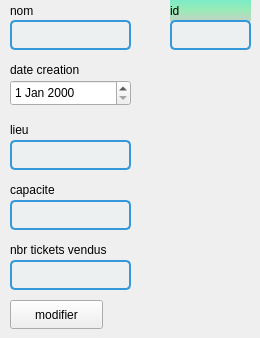
           <widget class="QWidget" name="modifier">
            <attribute name="title">
             <string>modifier</string>
            </attribute>
            <widget class="QLabel" name="label_12">
             <property name="geometry">
              <rect>
               <x>10</x>
               <y>0</y>
               <width>121</width>
               <height>21</height>
              </rect>
             </property>
             <property name="text">
              <string>nom</string>
             </property>
            </widget>
            <widget class="QLineEdit" name="lineEdit_nom2">
             <property name="geometry">
              <rect>
               <x>10</x>
               <y>20</y>
               <width>121</width>
               <height>30</height>
              </rect>
             </property>
             <property name="styleSheet">
              <string notr="true">border: 2px solid #3498db;
    border-radius: 5px;
    padding: 5px;
    font-size: 14px;
    color: #2c3e50;
    background-color: #ecf0f1;</string>
             </property>
            </widget>
            <widget class="QLabel" name="label_19">
             <property name="geometry">
              <rect>
               <x>10</x>
               <y>60</y>
               <width>121</width>
               <height>20</height>
              </rect>
             </property>
             <property name="text">
              <string>date creation</string>
             </property>
            </widget>
            <widget class="QDateEdit" name="dateEdit_creation2">
             <property name="geometry">
              <rect>
               <x>10</x>
               <y>80</y>
               <width>121</width>
               <height>26</height>
              </rect>
             </property>
            </widget>
            <widget class="QLabel" name="label_20">
             <property name="geometry">
              <rect>
               <x>10</x>
               <y>120</y>
               <width>121</width>
               <height>20</height>
              </rect>
             </property>
             <property name="text">
              <string>lieu</string>
             </property>
            </widget>
            <widget class="QLineEdit" name="lineEdit_lieu2">
             <property name="geometry">
              <rect>
               <x>10</x>
               <y>140</y>
               <width>121</width>
               <height>30</height>
              </rect>
             </property>
             <property name="styleSheet">
              <string notr="true">border: 2px solid #3498db;
    border-radius: 5px;
    padding: 5px;
    font-size: 14px;
    color: #2c3e50;
    background-color: #ecf0f1;</string>
             </property>
            </widget>
            <widget class="QLabel" name="label_21">
             <property name="geometry">
              <rect>
               <x>10</x>
               <y>180</y>
               <width>121</width>
               <height>20</height>
              </rect>
             </property>
             <property name="text">
              <string>capacite</string>
             </property>
            </widget>
            <widget class="QLineEdit" name="lineEdit_capacite2">
             <property name="geometry">
              <rect>
               <x>10</x>
               <y>200</y>
               <width>121</width>
               <height>30</height>
              </rect>
             </property>
             <property name="styleSheet">
              <string notr="true">border: 2px solid #3498db;
    border-radius: 5px;
    padding: 5px;
    font-size: 14px;
    color: #2c3e50;
    background-color: #ecf0f1;</string>
             </property>
            </widget>
            <widget class="QLabel" name="label_37">
             <property name="geometry">
              <rect>
               <x>10</x>
               <y>240</y>
               <width>121</width>
               <height>20</height>
              </rect>
             </property>
             <property name="text">
              <string>nbr tickets vendus</string>
             </property>
            </widget>
            <widget class="QLineEdit" name="lineEdit_tickets2">
             <property name="geometry">
              <rect>
               <x>10</x>
               <y>260</y>
               <width>121</width>
               <height>30</height>
              </rect>
             </property>
             <property name="styleSheet">
              <string notr="true">border: 2px solid #3498db;
    border-radius: 5px;
    padding: 5px;
    font-size: 14px;
    color: #2c3e50;
    background-color: #ecf0f1;</string>
             </property>
            </widget>
            <widget class="QPushButton" name="pushbuttonmodifieR">
             <property name="geometry">
              <rect>
               <x>10</x>
               <y>300</y>
               <width>93</width>
               <height>29</height>
              </rect>
             </property>
             <property name="text">
              <string>modifier</string>
             </property>
            </widget>
            <widget class="QLabel" name="label_39">
             <property name="geometry">
              <rect>
               <x>170</x>
               <y>0</y>
               <width>81</width>
               <height>21</height>
              </rect>
             </property>
             <property name="styleSheet">
              <string notr="true">background-color: qlineargradient(spread:pad, x1:0, y1:0, x2:0, y2:1, stop:0 rgba(124, 235, 198, 255), stop:0.468504 rgba(152, 235, 182, 255), stop:0.854331 rgba(184, 216, 194, 255));</string>
             </property>
             <property name="text">
              <string>id</string>
             </property>
            </widget>
            <widget class="QLineEdit" name="lineEdit_ID2">
             <property name="geometry">
              <rect>
               <x>170</x>
               <y>20</y>
               <width>81</width>
               <height>30</height>
              </rect>
             </property>
             <property name="styleSheet">
              <string notr="true">border: 2px solid #3498db;
    border-radius: 5px;
    padding: 5px;
    font-size: 14px;
    color: #2c3e50;
    background-color: #ecf0f1;</string>
             </property>
            </widget>
           </widget>
